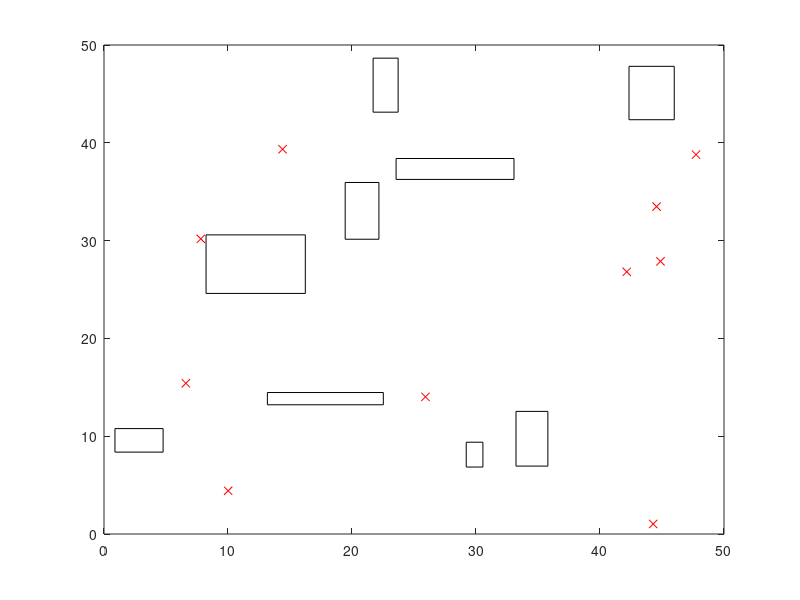

The MATLAB script that drew this image: (Note: this script raises an error after producing the figure.)
%% Obstacle builder
close all hidden;
%Graph Variables:
Xmax=50;%maximum x-dimension
Ymax=50;%maximum y-dimension

% create 0 matrix with [3 columns: C1 for ID, C2&C3 for coordinates] and 
% [N rows for the nodes]
N=10;
mat=zeros(N,3);
for i = 1:N
    randXN=Xmax*rand;
    randYN=Ymax*rand;
    new=[i randYN randXN];
    mat(i,:)=new;
    
end
figure ('Name','Nodes');
mate=mat(:,[2 3]);
plot(mat(:,2),mat(:,3),'rx')
%scatter(mat(:,2),mat(:,3));

%Bbstacle Variables:
MinObstacleCount=6;%define min amount of obstacles
MaxObstacleCount=20;
ObstacleCount=randi([MinObstacleCount,MaxObstacleCount]);%define max amount of obstacles
ObstacleMatrix=zeros(ObstacleCount,5);%create obstacle matrix for rectangles where columns are: index, x, y, w, h
ObstacleMap=zeros(ObstacleCount,4);
%figure('Name','Obstacles');
%axis([0,50,0,50])
j=1;
while j<=ObstacleCount %while loop for constructing obstacles
    x1=Xmax*rand; %random x coordinate
    y1=Xmax*rand; %random y coordinate
    w=Ymax*rand*0.2+1;  %random width
    h=Ymax*rand*0.1+1;  %random height
    k=1; 
    while k<j+1 %while loop for checking all obstacles for collission with newly made obstacle

        %Define variables
        OM2=ObstacleMatrix(k,2);
        OM3=ObstacleMatrix(k,3);
        xv=ObstacleMatrix(k,2)+ObstacleMatrix(k,4);
        yv=ObstacleMatrix(k,3)+ObstacleMatrix(k,5);
        Ow=x1+w;
        Oh=y1+h;
             %Point in obstacle
             % x and y inside obstacle
             if x1>=OM2 & x1<=xv & y1>=OM3 & y1<=yv
                    x1=Xmax*rand;
                    y1=Xmax*rand;
                    disp('If-statement 1 break');
                    k=1;

%following drawing depicts an obstacle in our state space where every vertice is assigned a number, zo we can describe how the new obstacle could intersect.                     
%     3                 
%     __                 yv.__.                             Oh.__.
% 2  |__|  4               |__| (points on old obstacle)      |__| (points on new obstacle) 
%                       OM3'  'xv                           y1'  'Ow
%     1                    OM2                                x1


             %other possible intersections       
             else
                    % Oh inside interval of obstacle onwards
                    if Oh<=yv & Oh>= OM3
                        % y1 and Oh inside interval of obstacle
                        if y1<=yv & y1>=OM3
                            % x1 outside interval and Ow inside interval of obstacle: 2 intersection fully
                            if x1<=OM2 & x1<=xv & Ow>=OM2 & Ow>=xv 
                                x1=Xmax*rand;
                                y1=Xmax*rand;
                                disp('If-statement 2f break');
                                k=1;
                            % x1 and Ow outside interval of obstacle: 2,4 intersection
                            elseif x1<=OM2 & x1<=xv & Ow<=OM2 & Ow<=xv 
                                x1=Xmax*rand;
                                y1=Xmax*rand;
                                disp('If-statement 2,4 break');
                                k=1;
                            end
                        % Oh inside interval and y1 outside interval
                        elseif y1<=yv & y1<=OM3
                            % x1 and Ow outside interval of obstacle: 2 intersection partially down
                            if x1<=OM2 & x1<=xv & Ow<=OM2 & Ow<=xv
                                x1=Xmax*rand;
                                y1=Xmax*rand;
                                disp('If-statement 2pd break');
                                k=1;
                            % x1 outside and Ow inside interval of obstacle: 2,1 intersection 
                            elseif x1<=OM2 & x1<=xv & Ow>=OM2 & Ow<=xv
                                x1=Xmax*rand;
                                y1=Xmax*rand;
                                disp('If-statement 2,1 break');
                                k=1;
                            % x1 inside and Ow outside interval of obstacle: 1,4 intersection 
                            elseif x1>=OM2 & x1<=xv & Ow>=OM2 & Ow>=xv
                                x1=Xmax*rand;
                                y1=Xmax*rand;
                                disp('If-statement 1,4 break');
                                k=1;
                            % x1 and Ow inside interval of obstacle: 3 intersection fully
                            elseif x1>=OM2 & x1<=-xv & Ow>=OM2 & Ow<=xv
                                x1=Xmax*rand;
                                y1=Xmax*rand;
                                disp('If-statement 3f break');
                                k=1;
                            end
                        end
                    % Oh outside interval of obstacle onwards
                    % x1 inside interval of obstacle
                    elseif x1>=OM2 & x1<=xv
                        % y1 and Oh outside of interval obstacle
                        if y1<=OM3 & y1<=yv & Oh>=OM3 & Oh>=yv
                            % Ow inside interval of obstacle: 1,3 intersection
                            if Ow>=OM2 & Ow<=xv 
                                x1=Xmax*rand;
                                y1=Xmax*rand;
                                disp('If-statement 1,3 break');
                                k=1;
                            % Ow outside interval of obstacle: 1,3 intersection partially right
                            elseif Ow>=OM2 & Ow>=xv
                                x1=Xmax*rand;
                                y1=Xmax*rand;
                                disp('If-statement 1,3pr break');
                                k=1;
                            end
                        end
                    % x1 outside interval of obstacle onwards
                    elseif x1<=OM2 & x1<=xv
                        % Ow inside interval of obstacle
                        if Ow>=OM2 & Ow<=xv
                            % y1 inside and Oh outside interval of obstacle: 2,3 intersection
                            if y1>=OM3 & y1<=yv & Oh>=OM3 & Oh>=yv
                                x1=Xmax*rand;
                                y1=Xmax*rand;
                                disp('If-statement 2,3 break');
                                k=1;
                            % y1 and Oh outside interval of obstacle: 1,3 intersection partially left
                            elseif y1<=OM3 & y1<=yv & Oh>=OM3 & Oh>=yv
                                x1=Xmax*rand;
                                y1=Xmax*rand;
                                disp('If-statement 1,3pl break');
                                k=1;
                            end
                        end
                    % y1 inside and x1, Ow and Oh outside interval obstacle: 2 intersection partially up
                    elseif y1>=OM3 & y1<=yv & x1<=OM2 & x1<=xv & Ow>=OM2 & Ow>=xv & Oh>=OM3 & Oh>=yv
                        x1=Xmax*rand;
                        y1=Xmax*rand;
                        disp('If-statement 2pu break');
                        k=1;
                    %encapsulation obstacle
                    elseif y1<=OM3 & y1<=Oh & Oh>=OM3 & Oh>=yv & x1<=OM2 & x1<=xv & Ow>=OM2 & Ow>=xv
                        x1=Xmax*rand;
                        y1=Xmax*rand;
                        disp('If-statement e break');
                        k=1;
                    else
                        k=k+1;
                    end
             end
                                  
    	    k=k+1;
     end
        
    Obstacle=[j,x1,y1,w,h];
    ObstacleMatrix(j,:)=Obstacle;
    Obstaclemapper=[x1,y1,x1+w,y1+h]; %map of obstacles with [x1,y1,x2,y2]
    ObstacleMap(j,:)=Obstaclemapper;
    rectangle('position', Obstacle(:,[2,3,4,5]));
    j=j+1;
end
% 

%global edges; %edges of the obstacles will be put into a matrix, 4 lines per rectangle means 4 rows per object
% edges: a matrix representing all the lines of the obstacles. (size N x 4 in the form N x [x1, y1, x2, y2])
    % first creating a matrix with all the edges of the obstacles in the form
    % (x1,y1,x2,y2) to use in the function
    % preallocate matrix to store edges (multiplied by 4 because each rectangle has 4 edges)
    edges = zeros(size(ObstacleMatrix,1)*4,4);
    for i = 1:size(ObstacleMatrix,1)
        x1 = ObstacleMatrix(i,2); % x coordinate of bottom left corner
        y1 = ObstacleMatrix(i,3); % y coordinate of bottom left corner
        w = ObstacleMatrix(i,4); % width of rectangle
        h = ObstacleMatrix(i,5); % height of rectangle
        % Extract edges and store in edges matrix
        edges((i-1)*4+1,:) = [x1,y1,x1+w,y1]; % bottom edge
        edges((i-1)*4+2,:) = [x1,y1,x1,y1+h]; % left edge
        edges((i-1)*4+3,:) = [x1+w,y1,x1+w,y1+h]; % right edge
        edges((i-1)*4+4,:) = [x1,y1+h,x1+w,y1+h]; % top edge
    end
writematrix(ObstacleMap, 'ObstacleMap.csv');
writematrix(ObstacleMatrix, 'RectangleMatrix.csv');
writematrix(edges, 'edges.csv')



 
  